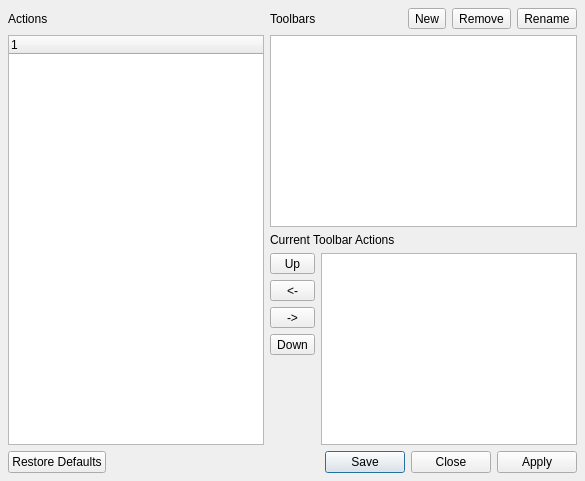
<?xml version="1.0" encoding="UTF-8"?>
<ui version="4.0">
 <class>QtToolBarDialog</class>
 <widget class="QDialog" name="QtToolBarDialog">
  <property name="windowTitle">
   <string>Customize Toolbars</string>
  </property>
  <layout class="QGridLayout">
   <property name="margin">
    <number>8</number>
   </property>
   <property name="spacing">
    <number>6</number>
   </property>
   <item row="1" column="0" rowspan="3">
    <widget class="QTreeWidget" name="actionTree">
     <column>
      <property name="text">
       <string notr="true">1</string>
      </property>
     </column>
    </widget>
   </item>
   <item row="0" column="0">
    <widget class="QLabel" name="label">
     <property name="text">
      <string>Actions</string>
     </property>
    </widget>
   </item>
   <item row="0" column="1" colspan="2">
    <layout class="QHBoxLayout">
     <property name="spacing">
      <number>6</number>
     </property>
     <property name="margin">
      <number>0</number>
     </property>
     <item>
      <widget class="QLabel" name="label_2">
       <property name="text">
        <string>Toolbars</string>
       </property>
      </widget>
     </item>
     <item>
      <widget class="QToolButton" name="newButton">
       <property name="text">
        <string>New</string>
       </property>
      </widget>
     </item>
     <item>
      <widget class="QToolButton" name="removeButton">
       <property name="text">
        <string>Remove</string>
       </property>
      </widget>
     </item>
     <item>
      <widget class="QToolButton" name="renameButton">
       <property name="text">
        <string>Rename</string>
       </property>
      </widget>
     </item>
    </layout>
   </item>
   <item row="3" column="1">
    <layout class="QVBoxLayout">
     <property name="spacing">
      <number>6</number>
     </property>
     <property name="margin">
      <number>0</number>
     </property>
     <item>
      <widget class="QToolButton" name="upButton">
       <property name="sizePolicy">
        <sizepolicy hsizetype="Minimum" vsizetype="Fixed">
         <horstretch>0</horstretch>
         <verstretch>0</verstretch>
        </sizepolicy>
       </property>
       <property name="text">
        <string>Up</string>
       </property>
      </widget>
     </item>
     <item>
      <widget class="QToolButton" name="leftButton">
       <property name="sizePolicy">
        <sizepolicy hsizetype="Minimum" vsizetype="Fixed">
         <horstretch>0</horstretch>
         <verstretch>0</verstretch>
        </sizepolicy>
       </property>
       <property name="text">
        <string>&lt;-</string>
       </property>
      </widget>
     </item>
     <item>
      <widget class="QToolButton" name="rightButton">
       <property name="sizePolicy">
        <sizepolicy hsizetype="Minimum" vsizetype="Fixed">
         <horstretch>0</horstretch>
         <verstretch>0</verstretch>
        </sizepolicy>
       </property>
       <property name="text">
        <string>-&gt;</string>
       </property>
      </widget>
     </item>
     <item>
      <widget class="QToolButton" name="downButton">
       <property name="sizePolicy">
        <sizepolicy hsizetype="Minimum" vsizetype="Fixed">
         <horstretch>0</horstretch>
         <verstretch>0</verstretch>
        </sizepolicy>
       </property>
       <property name="text">
        <string>Down</string>
       </property>
      </widget>
     </item>
     <item>
      <spacer>
       <property name="orientation">
        <enum>Qt::Vertical</enum>
       </property>
       <property name="sizeHint" stdset="0">
        <size>
         <width>29</width>
         <height>16</height>
        </size>
       </property>
      </spacer>
     </item>
    </layout>
   </item>
   <item row="3" column="2">
    <widget class="QListWidget" name="currentToolBarList"/>
   </item>
   <item row="2" column="1" colspan="2">
    <widget class="QLabel" name="label_3">
     <property name="text">
      <string>Current Toolbar Actions</string>
     </property>
    </widget>
   </item>
   <item row="1" column="1" colspan="2">
    <widget class="QListWidget" name="toolBarList"/>
   </item>
   <item row="4" column="0" colspan="3">
    <widget class="QDialogButtonBox" name="buttonBox">
     <property name="standardButtons">
      <set>QDialogButtonBox::Apply|QDialogButtonBox::Close|QDialogButtonBox::RestoreDefaults|QDialogButtonBox::Save</set>
     </property>
    </widget>
   </item>
  </layout>
 </widget>
 <tabstops>
  <tabstop>newButton</tabstop>
  <tabstop>removeButton</tabstop>
  <tabstop>renameButton</tabstop>
  <tabstop>toolBarList</tabstop>
  <tabstop>upButton</tabstop>
  <tabstop>leftButton</tabstop>
  <tabstop>rightButton</tabstop>
  <tabstop>downButton</tabstop>
  <tabstop>currentToolBarList</tabstop>
 </tabstops>
 <resources/>
 <connections/>
</ui>
